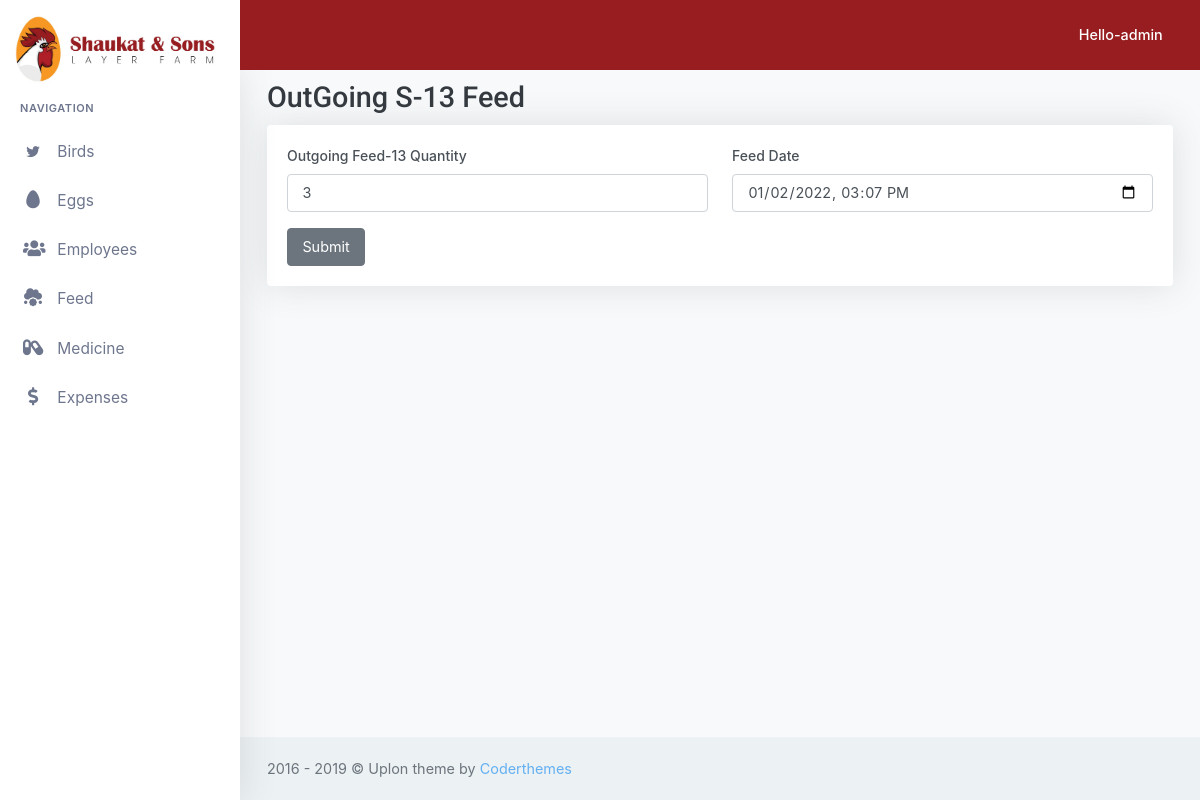
Screenshot of /feed/feed_s13_out_updaate/1/ (signed in) with the database file from the repository.
### feed/models.py (models this page shows, shortened)
class FeedS13_Outgoing(models.Model):
    quantity = models.IntegerField(default=0)
    date = models.DateTimeField()
    updated_by = models.ForeignKey(User, on_delete=models.SET_NULL, null=True)

### feed/views.py (the view, shortened to what this page needs)
# urls.py: path('feed_s13_out_updaate/<str:pk>/', views.feed_s13_out_updaate, name='feed_s13_out_updaate'),
@login_required(login_url='/accounts/login')
def feed_s13_out_updaate(request, pk):
  update_feed_out = FeedS13_Outgoing.objects.get(id=pk)
  print(update_feed_out.date)
  print(update_feed_out.quantity)
  context = {'update_feed_out': update_feed_out}
  return render(request, 'feed_s13_out_updaate.html', context)

### feed/templates/feed_s13_out_updaate.html (shortened to what this page needs)
{% extends 'baseTeamplate.html' %}
{% load static %}
{% block content %}
    <div class="container-fluid">
        <h2>OutGoing S-13 Feed</h2>
        <div class="row">
            <div class="col-12">
                <div class="card-box">
                    <form action="" method="post" enctype="multipart/form-data">
                        <div class="row">
                            <div class="col-xl-6">
                                <div class="form-group">
                                    <label>Outgoing Feed-13 Quantity</label>
                                    <input type="text" class="form-control" name="feed-out-quantity"  value="{{ update_feed_out.quantity }}"
                                           placeholder="Please Enter Feed Quantity" required>
                                </div>
                            </div>
                            <div class="col-xl-6">
                                <div class="form-group">
                                    <label>Feed Date</label>
                                    <input type="datetime-local" class="form-control" name="update_feed_out-date" value="{{update_feed_out.date|date:'Y-m-d'}}T{{update_feed_out.date|time:'H:i:s'}}">
                                </div>
                            </div>
                        </div>
                        <button type="submit" class="btn btn-secondary">Submit</button>
                    </form>
                </div>
            </div>
        </div>
    </div>
{% endblock %}

### templates/baseTeamplate.html (shortened to what this page needs)
{% load static %}
<!DOCTYPE html>
<html lang="en">
<head>
    <link href="{% static 'libs/datatables/dataTables.bootstrap4.min.css' %}" rel="stylesheet" type="text/css"/>
    <link href="{% static 'libs/datatables/buttons.bootstrap4.min.css' %}" rel="stylesheet" type="text/css"/>
    <link href="{% static 'libs/datatables/responsive.bootstrap4.min.css' %}" rel="stylesheet" type="text/css"/>
    <link href="{% static 'libs/datatables/select.bootstrap4.min.css' %}" rel="stylesheet" type="text/css"/>
    <link href="{% static 'css/bootstrap.min.css' %}" rel="stylesheet" type="text/css" id="bootstrap-stylesheet"/>
    <link href="{% static 'css/icons.min.css' %}" rel="stylesheet" type="text/css"/>
    <link href="{% static 'css/app.css' %}" rel="stylesheet" type="text/css" id="app-stylesheet"/>
    <link href="{% static 'sj.css' %}" rel="stylesheet" type="text/css" id="app-stylesheet"/>
</head>
<body>
<div id="wrapper">
    <div class="navbar-custom">
        <ul class="list-unstyled topnav-menu float-right mb-0">
            <li class="dropdown notification-list">
                <a class="nav-link dropdown-toggle nav-user mr-0 waves-effect waves-light" data-toggle="dropdown"
                   href="#" role="button" aria-haspopup="false" aria-expanded="false">
                    <span class="hello-msg d-none d-sm-inline-block ml-1 font-weight-medium" style="color: white; "> Hello-{{ request.user }}</span>
                    <i class="mdi mdi-chevron-down d-none d-sm-inline-block"></i>
                </a>
            </li>
        </ul>
        <div class="logo-box">
            <a href="#" class="logo text-center logo-dark">
                        <span class="logo-lg">
                  <img src="{% static 'logo.jpeg' %}" style="width:100%">
                        </span>
            </a>
        </div>
        <ul class="list-unstyled topnav-menu topnav-menu-left m-0">
            <li>
                <button class="button-menu-mobile waves-effect waves-light">
                    <i class="mdi mdi-menu"></i>
                </button>
            </li>
        </ul>
    </div>
    <div class="left-side-menu">
        <div class="slimscroll-menu">
            <div id="sidebar-menu">
                <ul class="metismenu" id="side-menu">
                    <li class="menu-title">Navigation</li>
                    <li>
                        <a href="javascript: void(0);">
                            <i class="typcn typcn-social-twitter"></i>
                            <span> Birds </span>
                            <span class="menu-arrow"></span>
                        </a>
                    </li>
                    <li>
                        <a href="javascript: void(0);">
                            <i class="fas fa-egg"></i>
                            <span> Eggs </span>
                            <span class="menu-arrow"></span>
                        </a>
                    </li>
                    <li>
                        <a href="javascript: void(0);">
                            <i class="fas fa-users"></i>
                            <span> Employees </span>
                            <span class="menu-arrow"></span>
                        </a>
                    </li>
                    <li>
                        <a href="javascript: void(0);">
                            <i class="fas fa-cloud-meatball"></i>
                            <span> Feed </span>
                            <span class="menu-arrow"></span>
                        </a>
                    </li>
                    <li>
                        <a href="javascript: void(0);">
                            <i class="fas fa-capsules"></i>
                            <span> Medicine </span>
                            <span class="menu-arrow"></span>
                        </a>
                    </li>
                    <li>
                        <a href="javascript: void(0);">
                            <i class="fas fa-dollar-sign"></i>
                            <span> Expenses </span>
                            <span class="menu-arrow"></span>
                        </a>
                    </li>
                </ul>
            </div>
        </div>
    </div>
    <div class="content-page">
        {% block content %}
        {% endblock %}
    </div>
    <footer class="footer">
        <div class="container-fluid">
            <div class="row">
                <div class="col-md-12">
                    2016 - 2019 &copy; Uplon theme by <a href="">Coderthemes</a>
                </div>
            </div>
        </div>
    </footer>
</div>
</body>
</html>

### rows the page displays
FeedS13_Outgoing: feed-out-quantity "3", update_feed_out-date "01/02/2022 15:07"

### other values shown
{{ request.user }} "admin"
